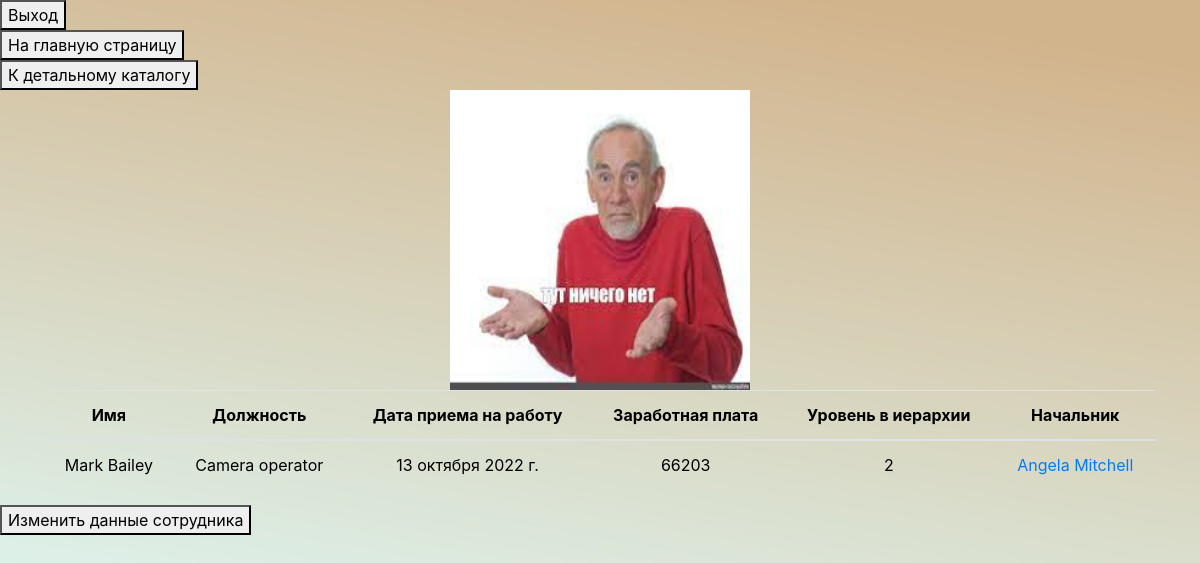
/emp_detail/141/ (signed in), run on an earlier commit of the app's database.
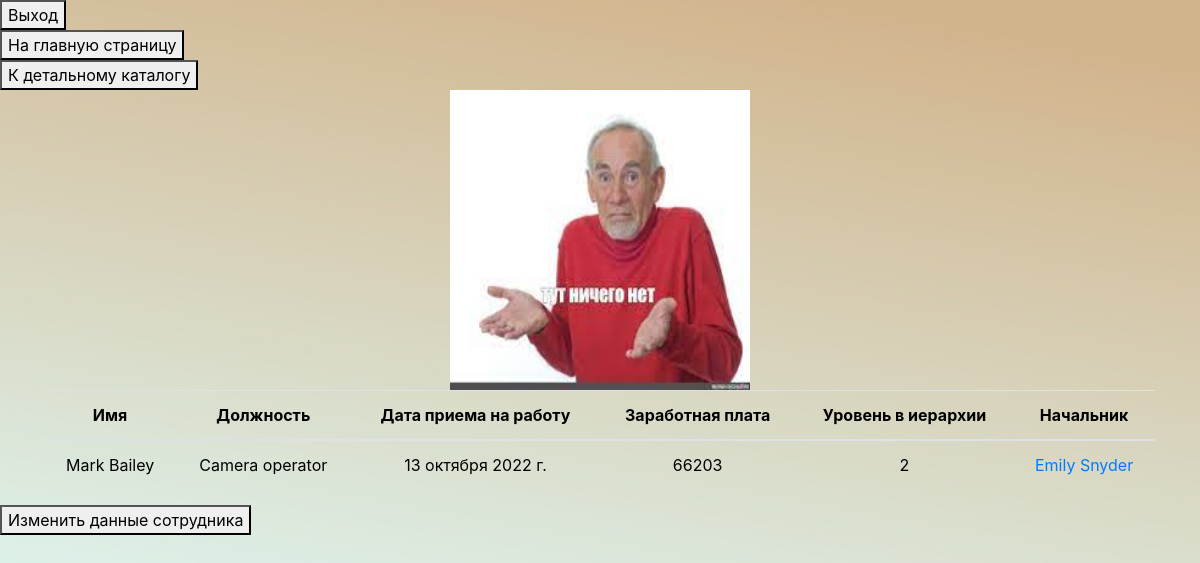
And on a later commit of the database.
### employees_catalog/models.py (models this page shows, shortened)
class Employees(models.Model):
    name = models.CharField(max_length=100, verbose_name='ФИО')
    position = models.CharField(max_length=50, verbose_name='Должность')
    hire_date = models.DateField(verbose_name='Дата приема на работу')
    salary = models.IntegerField(validators=[MinValueValidator(0), ], verbose_name='Заработная плата')
    hierarchy_level = models.IntegerField(validators=[MinValueValidator(0), ], verbose_name='Уровень иерархии')
    supervisor = models.ForeignKey('self', on_delete=models.CASCADE, null=True,
                                   blank=True, related_name='subordinates', verbose_name='Руководитель')
    picture = models.ImageField(upload_to='employees_pictures', null=True, blank=True,
                                default="employees_pictures/default.JPG", verbose_name='Фото сотрудника')
    def __str__(self):
        return f'{self.name}'

### employees_catalog/views.py (the view)
# urls.py: path('emp_detail/<int:pk>/', views.EmployeeDetail.as_view(), name='emp_detail'),
@method_decorator(login_required(login_url='login', redirect_field_name='next'), name='dispatch')
class EmployeeDetail(DetailView):
    template_name = 'employees_catalog/emp_detail.html'
    model = Employees
    context_object_name = 'employee'

### employees_catalog/templates/employees_catalog/emp_detail.html (shortened to what this page needs)
{% extends "employees_catalog/base.html" %}
{% block content %}
{% include 'employees_catalog/login-out_buttoms.html' %}
{% include 'employees_catalog/to_welcome.html'  %}
<div>
   <form action="{% url 'catalog_detail' %}">
      <button type="submit">К детальному каталогу</button>
   </form>
</div>
<img class="employee-picture" src="{{ employee.picture.url }}" alt="Фото сотрудника">
<div class="container">
   <table class="table">
      <thead>
         <tr>
            <th scope="col">Имя</th>
            <th scope="col">Должность</th>
            <th scope="col">Дата приема на работу</th>
            <th scope="col">Заработная плата</th>
            <th scope="col">Уровень в иерархии</th>
            <th scope="col">Начальник</th>
         </tr>
      </thead>
      <tbody>
         <tr>
            <td> {{employee.name}}</td>
            <td> {{employee.position}}</td>
            <td> {{employee.hire_date}}</td>
            <td> {{employee.salary}}</td>
            <td> {{employee.hierarchy_level}}</td>
            <td> {% if employee.supervisor is None %} <span>Нет</span> {% else %}
               <a href="{% url 'emp_detail' employee.supervisor.id %}">{{employee.supervisor}}</a>{% endif %}
            </td>
         </tr>
      </tbody>
   </table>
</div>
<div>
   <form action="{% url 'emp_update' employee.id %}">
      <button type="submit">Изменить данные сотрудника</button>
   </form>
</div>
{% endblock %}

### employees_catalog/templates/employees_catalog/base.html (shortened to what this page needs)
{% load static %}
<!DOCTYPE html>
<html lang="ru">
   <head>
      <link rel="stylesheet" href=" {% static 'employees_catalog/css/base.css' %} " >
      <link rel="stylesheet" href="https://cdn.jsdelivr.net/npm/bootstrap@4.3.1/dist/css/bootstrap.min.css">
   </head>
   <body>
      {% block content %}
      {% endblock %}
   </body>
</html>

### employees_catalog/templates/employees_catalog/login-out_buttoms.html (shortened to what this page needs)
<div>
   {% if user.is_authenticated %}
   <form method="post" action="{% url 'logout' %}">
      <button type="submit">Выход</button>
   </form>
   {% endif %}
</div>

### employees_catalog/templates/employees_catalog/to_welcome.html
<div>
   <form action="{% url 'welcome' %}">
      <button type="submit">На главную страницу</button>
   </form>
</div>

### employees_catalog/static/employees_catalog/css/base.css (style rules this page uses)
tr { text-align: center; color: black; }
.employee-picture { display: block; margin-left: auto; margin-right: auto; width: 300px; height: 300px; }

What changed in the data, as far as the page shows it:
changed Employees "Mark Bailey": supervisor "Angela Mitchell" → "Emily Snyder"
